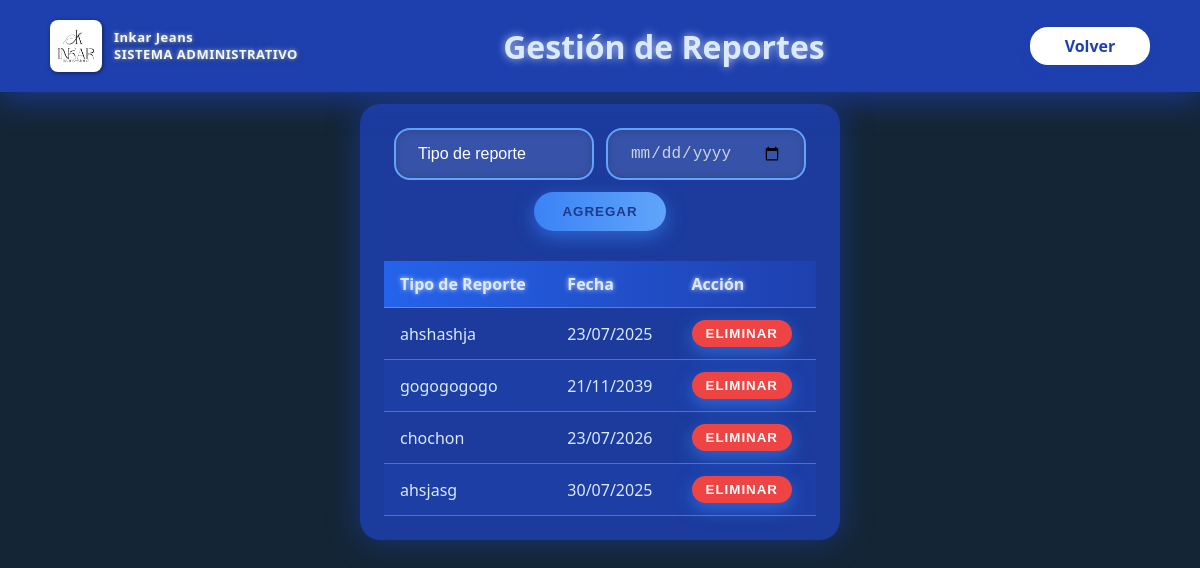
Page /reportes on the committed database.
### app.py (models this page shows)
class Reporte(tablita):
    __tablename__ = "Reportes"
    id = Column(Integer, primary_key=True)
    tipo = Column(String(100), nullable=False)
    fecha = Column(String(20), nullable=False)

### app.py (the view)
@app.route('/reportes', methods=['GET'])
def reportes():
    lista_reportes = session.query(Reporte).all()
    return render_template('reportes.html', reportes=lista_reportes)

### templates/reportes.html (shortened to what this page needs)
<!DOCTYPE html>
<html lang="es">
<head>
  <link rel="stylesheet" href="{{ url_for('static', filename='estilos_reportes.css') }}" />
</head>
<body>
  <nav>
    <div class="enlaces">
      <div class="logo">
        <img src="{{ url_for('static', filename='imgs/logoInkar.jpg') }}" alt="Logo Inkar" />
        <div class="titu">
          Inkar Jeans<br />
          <span>SISTEMA ADMINISTRATIVO</span>
        </div>
      </div>
      <h1 class="Titulo">Gestión de Reportes</h1>
      <a href="{{ url_for('administracion') }}" class="BotonVolver">Volver</a>
    </div>
  </nav>
  <main>
    <form method="POST" action="{{ url_for('agregar_reporte') }}">
      <input
        type="text"
        name="tipo"
        placeholder="Tipo de reporte"
        required
        autocomplete="off"
      />
      <input
      type="date"
      name="fecha"
      required
      autocomplete="off"
      title="Formato fecha: DD/MM/AAAA"
      />
      <button type="submit">Agregar</button>
    </form>
    <table>
      <thead>
        <tr>
          <th>Tipo de Reporte</th>
          <th>Fecha</th>
          <th>Acción</th>
        </tr>
      </thead>
      <tbody>
        {% if reportes %}
          {% for rep in reportes %}
            <tr>
              <td>{{ rep.tipo }}</td>
              <td>{{ rep.fecha }}</td>
              <td>
                <form method="POST" action="{{ url_for('eliminar_reporte', id=rep.id) }}" style="display:inline;">
                  <button type="submit" aria-label="Eliminar reporte {{ rep.tipo }}" onclick="return confirm('¿Está seguro que desea eliminar este reporte?');">
                    Eliminar
                  </button>
                </form>
              </td>
            </tr>
          {% endfor %}
        {% else %}
          <tr>
            <td colspan="3" style="text-align:center;">No hay reportes.</td>
          </tr>
        {% endif %}
      </tbody>
    </table>
  </main>
</body>
</html>

### static/estilos_reportes.css (style rules this page uses)
* { box-sizing: border-box; }
body { font-family: 'Segoe UI', Tahoma, Geneva, Verdana, sans-serif; background-color: #142636; color: #e0e7ff; margin: 0; padding: 20px; padding-top: 84px; min-height: 100vh; }
nav .enlaces { background-color: #1e40af; box-shadow: 0 8px 30px rgba(30, 64, 175, 0.7); padding: 20px 50px; display: flex; justify-content: space-between; align-items: center; position: fixed; top: 0; left: 0; width: 100vw; border-radius: 0; margin: 0; z-index: 1000; box-sizing: border-box; }
nav .logo { display: flex; align-items: center; gap: 12px; filter: drop-shadow(1px 1px 2px rgba(0,0,0,0.5)); }
nav .logo img { width: 52px; height: 52px; border-radius: 8px; transition: transform 0.3s ease; }
nav .logo .titu { color: #f0f9ff; font-size: 13px; line-height: 1.3; font-weight: 700; letter-spacing: 0.5px; text-shadow: 0 0 4px rgba(240, 249, 255, 0.8); display: block; }
nav .Titulo { color: #dbeafe; font-size: 32px; font-weight: 700; text-shadow: 0 0 8px rgba(219, 234, 254, 0.8); margin: 0 20px; white-space: nowrap; flex-grow: 1; text-align: center; font-family: 'Segoe UI', Tahoma, Geneva, Verdana, sans-serif; }
nav a.BotonVolver { background-color: white; color: #1e40af; width: 120px; border-radius: 18px; text-decoration: none; font-weight: 700; display: inline-block; padding: 8px 14px; cursor: pointer; user-select: none; text-align: center; box-shadow: 0 4px 12px rgba(30, 64, 175, 0.25); transition: background-color 0.3s ease, color 0.3s ease, box-shadow 0.3s ease; }
main { max-width: 480px; margin: 20px auto; background: rgba(30, 64, 175, 0.85); border-radius: 20px; padding: 24px; box-shadow: 0 0 30px rgba(30, 64, 175, 0.6); color: #e0e7ff; backdrop-filter: blur(8px); box-sizing: border-box; display: flex; flex-direction: column; align-items: center; gap: 30px; }
form { width: 100%; display: flex; flex-wrap: wrap; gap: 12px; justify-content: center; }
form input[type="text"] { padding: 14px 22px; border-radius: 16px; border: 2px solid #60a5fa; font-size: 16px; background-color: rgba(255, 255, 255, 0.12); color: #cbd5e1; transition: background-color 0.4s ease, border-color 0.4s ease, color 0.4s ease; box-shadow: inset 0 0 8px rgba(0,0,0,0.15); box-sizing: border-box; flex: 1 1 140px; min-width: 140px; max-width: 200px; }
form input[type="date"] { padding: 14px 22px; border-radius: 16px; border: 2px solid #60a5fa; font-size: 16px; background-color: rgba(255, 255, 255, 0.12); color: #cbd5e1; transition: background-color 0.4s ease, border-color 0.4s ease, color 0.4s ease; box-shadow: inset 0 0 8px rgba(0,0,0,0.15); box-sizing: border-box; flex: 1 1 140px; min-width: 140px; max-width: 200px; }
input::placeholder { color: white; }
form button { flex-shrink: 0; padding: 12px 28px; border-radius: 25px; background: linear-gradient(90deg, #3b82f6, #60a5fa); color: #1e3a8a; font-weight: 900; border: none; cursor: pointer; transition: background 0.5s ease, box-shadow 0.3s ease; box-shadow: 0 6px 18px rgba(59, 130, 246, 0.6); user-select: none; letter-spacing: 1px; text-transform: uppercase; box-sizing: border-box; }
table { width: 100%; border-collapse: collapse; font-size: 16px; color: #dbeafe; }
thead tr { background: linear-gradient(90deg, #2563eb, #1e40af); font-weight: 700; text-shadow: 0 0 5px rgba(224, 231, 255, 0.95); }
th, td { padding: 12px 16px; text-align: left; border-bottom: 1px solid rgba(224, 231, 255, 0.3); }
tbody tr:nth-child(even) { background-color: rgba(30, 64, 175, 0.45); }
tbody button { background: #ef4444; border: none; color: white; padding: 6px 14px; border-radius: 16px; font-weight: 700; cursor: pointer; transition: background 0.3s ease; user-select: none; }

### rows in the picture
Reporte: tipo "ahshashja", fecha "23/07/2025"
Reporte: tipo "gogogogogo", fecha "21/11/2039"
Reporte: tipo "chochon", fecha "23/07/2026"
Reporte: tipo "ahsjasg", fecha "30/07/2025"
